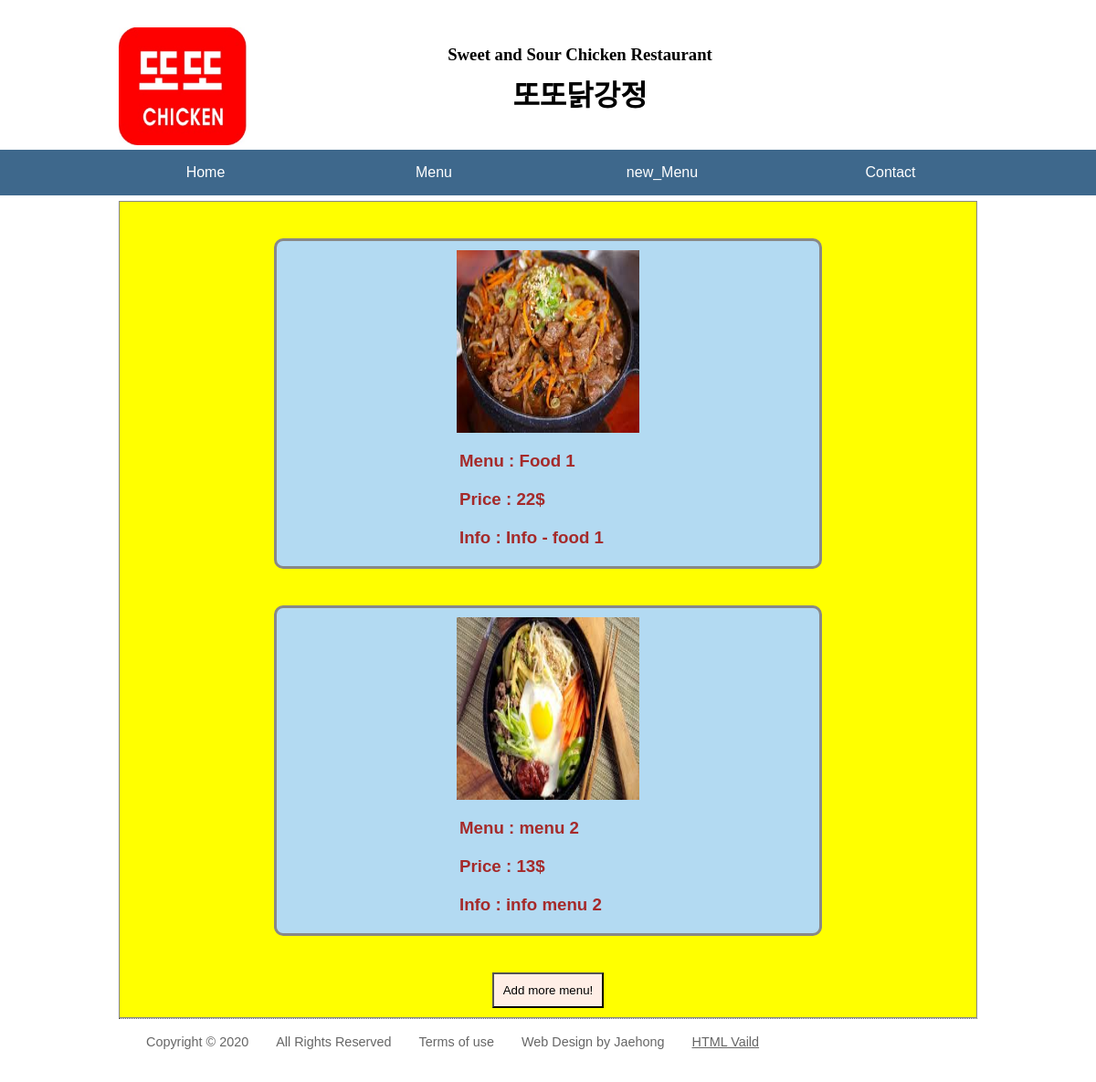
Screenshot of /toto_restaurants/new_menu_board/ with the database file from the repository.
### totochicken/models.py (models this page shows, shortened)
class NewMenu(models.Model):
    Menu  = models.CharField(max_length=50, null=False, blank=False)
    image = models.ImageField(upload_to=upload_location, null=True, blank=True)
    price = models.IntegerField()
    Info  = models.TextField(max_length=500, null=False, blank=False)

### totochicken/views.py (the view)
# urls.py: path('new_menu_board/', new_menu_view_board, name='toto_new_menu_board'),
def new_menu_view_board(request):
    context = {}
    context['newMenus'] = NewMenu.objects.all()
    return render(request, 'new_menu.html',	context)

### totochicken/templates/new_menu.html (shortened to what this page needs)
{% extends 'toto_chicken_restaurant_base.html' %}
{% load static %}
{% block content %}
    <div class="menu_board">
        {% for newMenu in newMenus %}
            <div class="menu_container">
                {% if newMenu.image %}
                    <img src="{{ newMenu.image.url }}">
                {% endif %}
                <div class="text">
                    <h3>Menu : {{ newMenu.Menu }}</h3>
                    <h3>Price : {{ newMenu.price }}$</h3>
                    <h3>Info : {{ newMenu.Info }}</h3>
                </div>
            </div>
        {% endfor %}
        <a href="{% url 'toto_register_new_menu' %}"><input type="submit" name="submit" value="Add more menu!"></a>
    </div>
{% endblock content %}

### templates/toto_chicken_restaurant_base.html (shortened to what this page needs)
{% load static %}
<!doctype html>
<html lang="en">
<head>
    <link rel="stylesheet" type="text/css" href="{% static 'styles1.css' %}">
</head>
<body>
    <header>
    <div class="header-inner">
        <img id="logo" src="{% static 'toto_chicken.jpg' %}" alt="logo">
        <div class="header-inner-title">
            <h3>Sweet and Sour Chicken Restaurant</h3>
            <h1> 또또닭강정</h1>
        </div>
    </div>
    <nav id="primary">
        <ul>
            <li><a href="{% url 'toto_restaurant_home_view' %}">Home</a></li>
            <li><a href="{% url 'toto_menu' %}">Menu</a></li>
            <li><a href="{% url 'toto_new_menu_board' %}">new_Menu</a></li>
            <li><a href="{% url 'contact' %}">Contact</a></li>
        </ul>
    </nav>
  </header>
    <div id="wrapper">
        {% block content %}
        {% endblock content %}
        <footer>
            <ul>
                <li>Copyright &copy; 2020</li>
                <li>All Rights Reserved</li>
                <li>Terms of use</li>
                <li>Web Design by Jaehong</li>
                <li><a href="https://validator.w3.org/check?uri=referer">HTML Vaild</a></li>
            </ul>
        </footer>
    </div>
</body>
</html>

### templates/css/styles1.css (style rules this page uses)
* { padding: 0; margin: 0; box-sizing: border-box; }
body { font-size: 100%; font-family: Verdana, helvetica, arial, sans-serif; }
#wrapper { margin: 220px auto 20px auto;; width: 940px; }
header { position: fixed; top: 0; width: 100%; padding: 10px 0 0 0; background: rgba(255, 255, 255, .94); }
.header-inner { margin: 20px auto; width: 940px; }
.header-inner-title { width: 800px; margin: 0 auto; padding-top: 10px; text-align:center; line-height: 40px; }
.header-inner-title h3 { font-family: 'Lobster'; }
.header-inner-title h1 { margin-top: 5px; font-family: 'Lobster'; }
#logo { display:inline-block; float:left; width:140px; margin-bottom: 5px; }
#primary { background: #3E688C; height: 50px; line-height: 50px; clear: both; }
#primary ul { width: 1000px; margin: 0 auto; }
#primary li { float: left; list-style-type: none; width: 25%; text-align: center; }
#primary a { text-decoration: none; color: #fff; display: block; }
footer { border-top: 1px dotted #666; clear: both; line-height: 50px; height: 50px; font-size: 0.9em; }
footer ul { float: left; }
footer li { list-style-type: none; float: left; margin-left: 30px; color: #666; }
footer a { color: #666; }

### rows the page displays
NewMenu: image (picture), Menu "Food 1", price "22", Info "Info - food 1"
NewMenu: image (picture), Menu "menu 2", price "13", Info "info menu 2"
